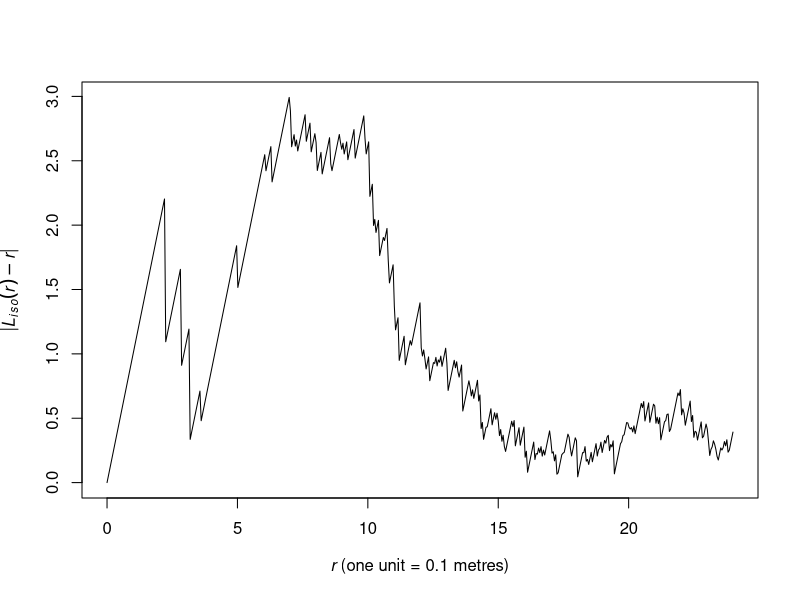
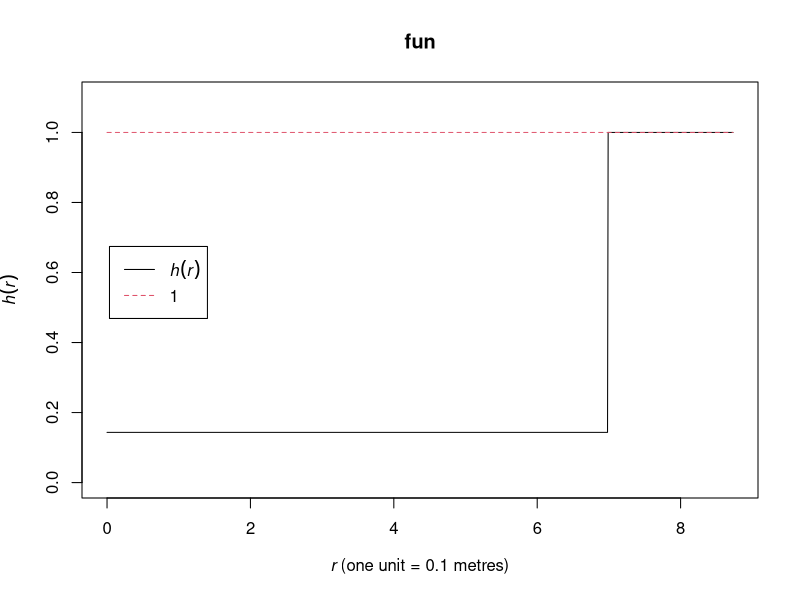
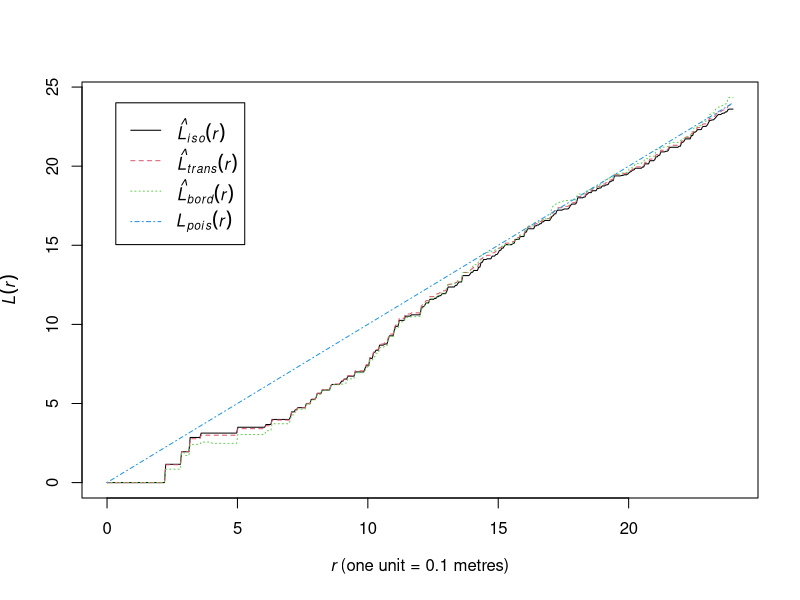
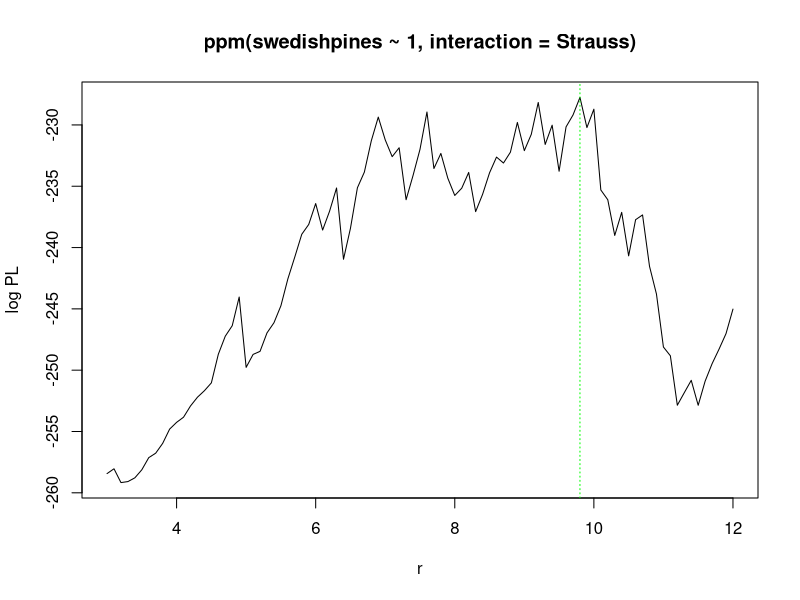
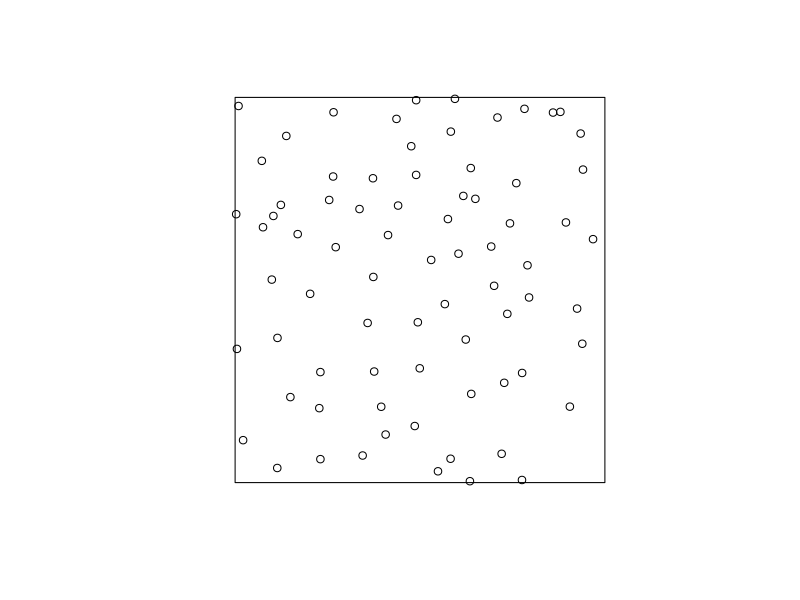
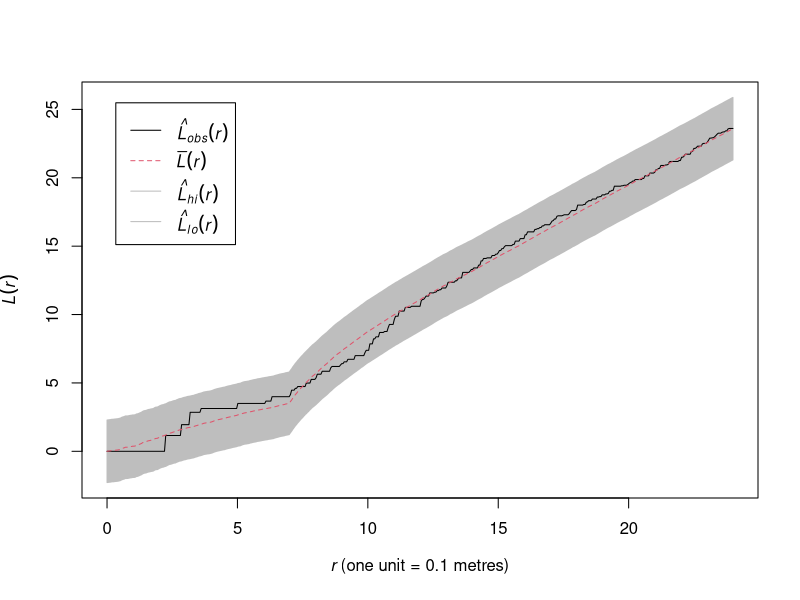
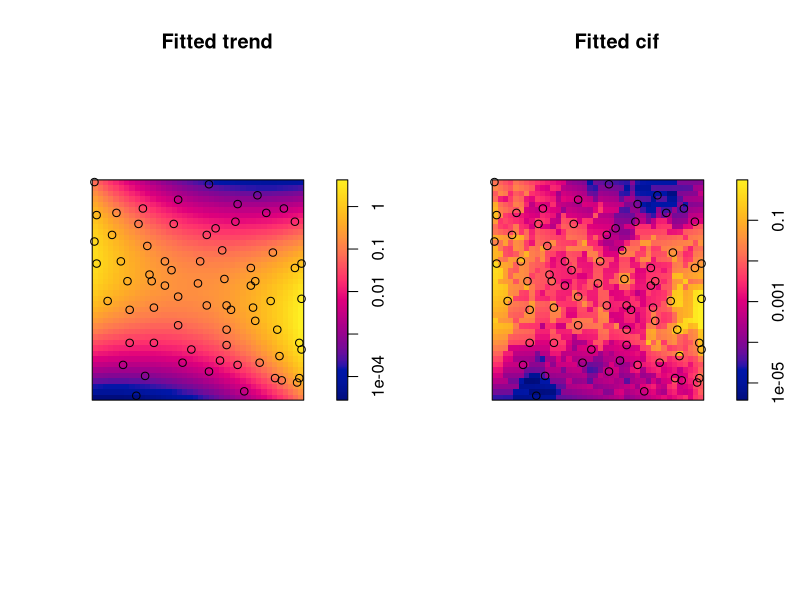

Recreate these plots in R, in order. (Note: this script raises an error after producing the figures.)
## ---- chunk 1
# This option turns evaluation of R code off in this document. Remove it
# if you use it as a template for solving the lab exercise.
knitr::opts_chunk$set(eval = TRUE)
## ---- chunk 2
library(spatstat)
## ---- chunk 3
    plot(Lest(swedishpines), abs(iso - r) ~ r, main = "")
## ---- chunk 4
    discrep <- function(r) {
      return(abs(as.function(Lest(swedishpines))(r) - r))
    }
    res <- optimise(discrep, interval = c(0.1, 20), maximum = TRUE)
    print(res)
    R <- res$maximum
## ---- chunk 5
    fit <- ppm(swedishpines ~ 1, Strauss(R))
    print(fit)
## ---- chunk 6
    plot(fitin(fit))
## ---- chunk 7
    plot(Lest(swedishpines), main = "")
## ---- chunk 8
    rvals <- seq(3, 12, by = 0.1)
## ---- chunk 9
    D <- data.frame(r = rvals)
## ---- chunk 10
    fitp <- profilepl(D, Strauss, swedishpines ~ 1)
## ---- chunk 11
    print(fitp)
    plot(fitp)
## ---- chunk 12
    (Ropt <- reach(as.ppm(fitp)))
## ---- chunk 13
    bestfit <- as.ppm(fitp)
## ---- chunk 14
    s <- simulate(fit, drop = TRUE)
    plot(s, main = "")
## ---- chunk 15
    plot(envelope(fit, Lest, global = TRUE, nsim = 19, nsim2 = 100), main = "")
## ---- chunk 16
    ppm(swedishpines ~ 1, Geyer(r = Ropt, sat = 1))
    ppm(swedishpines ~ 1, Geyer(r = Ropt, sat = 2))
    ppm(swedishpines ~ 1, Geyer(r = Ropt, sat = 3))
## ---- chunk 17
    gfit <- ppm(swedishpines ~ polynom(x, y, 2), Geyer(r = Ropt, sat = 3))
## ---- chunk 18
    par(mfrow=c(1,2))
    plot(gfit, log = TRUE, pause = FALSE)
## ---- chunk 19
fit.mpl <- ppm(swedishpines ~ 1, Strauss(R), method = "mpl")
fit.ho  <- ppm(swedishpines ~ 1, Strauss(R), method = "ho")
print(fit.ho)
print(fit.mpl)
## ---- chunk 20
fitp2 <- profilepl(D, Strauss, swedishpines ~ polynom(x,y,2))
print(fitp)
print(fitp2)
## ---- chunk 21
fit2 <- as.ppm(fitp2)
plot(envelope(fit2, Linhom, global = TRUE, nsim = 19, nsim2 = 100), main = "")
